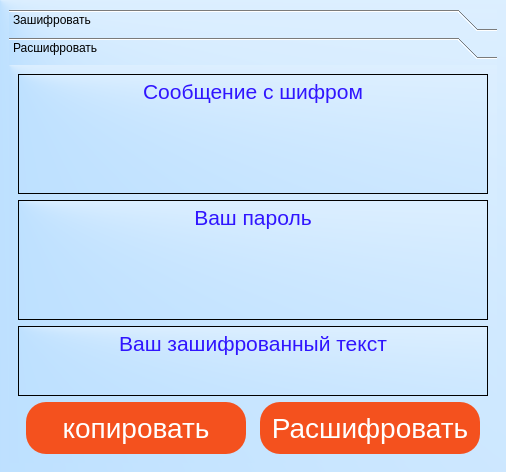
<?xml version="1.0" encoding="UTF-8"?>
<ui version="4.0">
 <class>MainWindow</class>
 <widget class="QMainWindow" name="MainWindow">
  <property name="geometry">
   <rect>
    <x>0</x>
    <y>0</y>
    <width>506</width>
    <height>472</height>
   </rect>
  </property>
  <property name="minimumSize">
   <size>
    <width>506</width>
    <height>472</height>
   </size>
  </property>
  <property name="windowTitle">
   <string>MainWindow</string>
  </property>
  <property name="styleSheet">
   <string notr="true">background-color:qconicalgradient(cx:0, cy:0, angle:103.8, stop:0.227273 rgba(161, 211, 255, 255), stop:1 rgba(255, 255, 255, 255))</string>
  </property>
  <widget class="QWidget" name="centralwidget">
   <layout class="QVBoxLayout" name="verticalLayout">
    <item>
     <layout class="QVBoxLayout" name="verticalLayout_2">
      <property name="sizeConstraint">
       <enum>QLayout::SetMaximumSize</enum>
      </property>
      <item>
       <widget class="QToolBox" name="toolBox">
        <property name="styleSheet">
         <string notr="true"/>
        </property>
        <property name="currentIndex">
         <number>1</number>
        </property>
        <widget class="QWidget" name="crypt">
         <property name="geometry">
          <rect>
           <x>0</x>
           <y>0</y>
           <width>486</width>
           <height>392</height>
          </rect>
         </property>
         <attribute name="label">
          <string>Зашифровать</string>
         </attribute>
         <layout class="QVBoxLayout" name="verticalLayout_4">
          <property name="sizeConstraint">
           <enum>QLayout::SetMaximumSize</enum>
          </property>
          <item>
           <layout class="QVBoxLayout" name="verticalLayout_6">
            <property name="sizeConstraint">
             <enum>QLayout::SetMaximumSize</enum>
            </property>
            <item>
             <widget class="QTextEdit" name="sms">
              <property name="sizePolicy">
               <sizepolicy hsizetype="Ignored" vsizetype="Expanding">
                <horstretch>0</horstretch>
                <verstretch>0</verstretch>
               </sizepolicy>
              </property>
              <property name="styleSheet">
               <string notr="true">.QTextEdit{
  font: 16pt &quot;Avernus URW&quot;;
  color: rgb(48, 21, 255);
  text-align: center;
}</string>
              </property>
              <property name="autoFormatting">
               <set>QTextEdit::AutoAll</set>
              </property>
              <property name="html">
               <string>&lt;!DOCTYPE HTML PUBLIC &quot;-//W3C//DTD HTML 4.0//EN&quot; &quot;http://www.w3.org/TR/REC-html40/strict.dtd&quot;&gt;
&lt;html&gt;&lt;head&gt;&lt;meta name=&quot;qrichtext&quot; content=&quot;1&quot; /&gt;&lt;meta charset=&quot;utf-8&quot; /&gt;&lt;style type=&quot;text/css&quot;&gt;
p, li { white-space: pre-wrap; }
&lt;/style&gt;&lt;/head&gt;&lt;body style=&quot; font-family:'Avernus URW'; font-size:16pt; font-weight:400; font-style:normal;&quot;&gt;
&lt;p align=&quot;center&quot; style=&quot; margin-top:0px; margin-bottom:0px; margin-left:0px; margin-right:0px; -qt-block-indent:0; text-indent:0px;&quot;&gt;Сообщение для отвода глаз&lt;/p&gt;&lt;/body&gt;&lt;/html&gt;</string>
              </property>
             </widget>
            </item>
            <item>
             <widget class="QTextEdit" name="password">
              <property name="sizePolicy">
               <sizepolicy hsizetype="Ignored" vsizetype="Expanding">
                <horstretch>0</horstretch>
                <verstretch>0</verstretch>
               </sizepolicy>
              </property>
              <property name="styleSheet">
               <string notr="true">.QTextEdit{
  font: 16pt &quot;Avernus URW&quot;;
  color: rgb(48, 21, 255);
  text-align: center;
}</string>
              </property>
              <property name="autoFormatting">
               <set>QTextEdit::AutoAll</set>
              </property>
              <property name="html">
               <string>&lt;!DOCTYPE HTML PUBLIC &quot;-//W3C//DTD HTML 4.0//EN&quot; &quot;http://www.w3.org/TR/REC-html40/strict.dtd&quot;&gt;
&lt;html&gt;&lt;head&gt;&lt;meta name=&quot;qrichtext&quot; content=&quot;1&quot; /&gt;&lt;meta charset=&quot;utf-8&quot; /&gt;&lt;style type=&quot;text/css&quot;&gt;
p, li { white-space: pre-wrap; }
&lt;/style&gt;&lt;/head&gt;&lt;body style=&quot; font-family:'Avernus URW'; font-size:16pt; font-weight:400; font-style:normal;&quot;&gt;
&lt;p align=&quot;center&quot; style=&quot; margin-top:0px; margin-bottom:0px; margin-left:0px; margin-right:0px; -qt-block-indent:0; text-indent:0px;&quot;&gt;Ваш пароль&lt;/p&gt;&lt;/body&gt;&lt;/html&gt;</string>
              </property>
             </widget>
            </item>
           </layout>
          </item>
          <item>
           <widget class="QTextEdit" name="secret">
            <property name="sizePolicy">
             <sizepolicy hsizetype="Ignored" vsizetype="Expanding">
              <horstretch>0</horstretch>
              <verstretch>0</verstretch>
             </sizepolicy>
            </property>
            <property name="styleSheet">
             <string notr="true">.QTextEdit{  
  font: 16pt &quot;Avernus URW&quot;;
  color: rgb(48, 21, 255);
  text-align: center;
}</string>
            </property>
            <property name="autoFormatting">
             <set>QTextEdit::AutoAll</set>
            </property>
            <property name="html">
             <string>&lt;!DOCTYPE HTML PUBLIC &quot;-//W3C//DTD HTML 4.0//EN&quot; &quot;http://www.w3.org/TR/REC-html40/strict.dtd&quot;&gt;
&lt;html&gt;&lt;head&gt;&lt;meta name=&quot;qrichtext&quot; content=&quot;1&quot; /&gt;&lt;meta charset=&quot;utf-8&quot; /&gt;&lt;style type=&quot;text/css&quot;&gt;
p, li { white-space: pre-wrap; }
&lt;/style&gt;&lt;/head&gt;&lt;body style=&quot; font-family:'Avernus URW'; font-size:16pt; font-weight:400; font-style:normal;&quot;&gt;
&lt;p align=&quot;center&quot; style=&quot; margin-top:0px; margin-bottom:0px; margin-left:0px; margin-right:0px; -qt-block-indent:0; text-indent:0px;&quot;&gt;Секретный текст&lt;/p&gt;&lt;/body&gt;&lt;/html&gt;</string>
            </property>
           </widget>
          </item>
          <item>
           <widget class="QTextBrowser" name="result">
            <property name="styleSheet">
             <string notr="true">.QTextBrowser{
  text-align: center;
  font: 16pt &quot;Avernus URW&quot;;
  color: rgb(48, 21, 255);
}</string>
            </property>
            <property name="html">
             <string>&lt;!DOCTYPE HTML PUBLIC &quot;-//W3C//DTD HTML 4.0//EN&quot; &quot;http://www.w3.org/TR/REC-html40/strict.dtd&quot;&gt;
&lt;html&gt;&lt;head&gt;&lt;meta name=&quot;qrichtext&quot; content=&quot;1&quot; /&gt;&lt;meta charset=&quot;utf-8&quot; /&gt;&lt;style type=&quot;text/css&quot;&gt;
p, li { white-space: pre-wrap; }
&lt;/style&gt;&lt;/head&gt;&lt;body style=&quot; font-family:'Avernus URW'; font-size:16pt; font-weight:400; font-style:normal;&quot;&gt;
&lt;p align=&quot;center&quot; style=&quot; margin-top:0px; margin-bottom:0px; margin-left:0px; margin-right:0px; -qt-block-indent:0; text-indent:0px;&quot;&gt;Ваш зашифрованный текст&lt;/p&gt;&lt;/body&gt;&lt;/html&gt;</string>
            </property>
           </widget>
          </item>
          <item>
           <layout class="QHBoxLayout" name="horizontalLayout">
            <item>
             <widget class="QPushButton" name="copy">
              <property name="sizePolicy">
               <sizepolicy hsizetype="Fixed" vsizetype="Fixed">
                <horstretch>0</horstretch>
                <verstretch>0</verstretch>
               </sizepolicy>
              </property>
              <property name="font">
               <font>
                <pointsize>-1</pointsize>
                <italic>false</italic>
                <bold>false</bold>
               </font>
              </property>
              <property name="focusPolicy">
               <enum>Qt::ClickFocus</enum>
              </property>
              <property name="styleSheet">
               <string notr="true">.QPushButton {
	font: 28pt &quot;Avernus URW&quot;;
  display: inline-block;
  border-radius: 4px;
  background-color: #f4511e;
  border: none;
  color: #FFFFFF;
  text-align: center;
  font-size: 28px;
  padding: 10px;
  width: 200px;
  transition: all 0.5s;
  cursor: pointer;
  border-radius: 20px;
}

.QPushButton:hover {
  background-color: red;
}</string>
              </property>
              <property name="text">
               <string>копировать</string>
              </property>
              <property name="autoRepeatDelay">
               <number>298</number>
              </property>
              <property name="autoDefault">
               <bool>true</bool>
              </property>
              <property name="default">
               <bool>false</bool>
              </property>
              <property name="flat">
               <bool>false</bool>
              </property>
             </widget>
            </item>
            <item>
             <widget class="QPushButton" name="create_sms">
              <property name="sizePolicy">
               <sizepolicy hsizetype="Fixed" vsizetype="Fixed">
                <horstretch>0</horstretch>
                <verstretch>0</verstretch>
               </sizepolicy>
              </property>
              <property name="font">
               <font>
                <pointsize>-1</pointsize>
                <italic>false</italic>
                <bold>false</bold>
               </font>
              </property>
              <property name="focusPolicy">
               <enum>Qt::ClickFocus</enum>
              </property>
              <property name="styleSheet">
               <string notr="true">.QPushButton {
	font: 28pt &quot;Avernus URW&quot;;
  display: inline-block;
  background-color: #f4511e;
  border: none;
  color: #FFFFFF;
  text-align: center;
  font-size: 28px;
  padding: 10px;
  width: 200px;
  transition: all 0.5s;
  cursor: pointer;
  border-radius: 20px;
}

QPushButton:hover {
  background-color: red;
}</string>
              </property>
              <property name="text">
               <string>зашифровать </string>
              </property>
              <property name="autoRepeatDelay">
               <number>298</number>
              </property>
              <property name="autoDefault">
               <bool>true</bool>
              </property>
              <property name="default">
               <bool>false</bool>
              </property>
              <property name="flat">
               <bool>false</bool>
              </property>
             </widget>
            </item>
           </layout>
          </item>
         </layout>
        </widget>
        <widget class="QWidget" name="decrypt">
         <property name="geometry">
          <rect>
           <x>0</x>
           <y>0</y>
           <width>486</width>
           <height>392</height>
          </rect>
         </property>
         <property name="styleSheet">
          <string notr="true">background-color:rgba(255, 255, 255, 255))</string>
         </property>
         <attribute name="label">
          <string>Расшифровать</string>
         </attribute>
         <layout class="QVBoxLayout" name="verticalLayout_3">
          <property name="sizeConstraint">
           <enum>QLayout::SetMaximumSize</enum>
          </property>
          <item>
           <layout class="QVBoxLayout" name="verticalLayout_5">
            <property name="sizeConstraint">
             <enum>QLayout::SetMaximumSize</enum>
            </property>
            <item>
             <widget class="QTextEdit" name="sms_2">
              <property name="sizePolicy">
               <sizepolicy hsizetype="Ignored" vsizetype="Expanding">
                <horstretch>0</horstretch>
                <verstretch>0</verstretch>
               </sizepolicy>
              </property>
              <property name="styleSheet">
               <string notr="true">.QTextEdit{
  font: 16pt &quot;Avernus URW&quot;;
  color: rgb(48, 21, 255);
  text-align: center;
}</string>
              </property>
              <property name="autoFormatting">
               <set>QTextEdit::AutoAll</set>
              </property>
              <property name="html">
               <string>&lt;!DOCTYPE HTML PUBLIC &quot;-//W3C//DTD HTML 4.0//EN&quot; &quot;http://www.w3.org/TR/REC-html40/strict.dtd&quot;&gt;
&lt;html&gt;&lt;head&gt;&lt;meta name=&quot;qrichtext&quot; content=&quot;1&quot; /&gt;&lt;meta charset=&quot;utf-8&quot; /&gt;&lt;style type=&quot;text/css&quot;&gt;
p, li { white-space: pre-wrap; }
&lt;/style&gt;&lt;/head&gt;&lt;body style=&quot; font-family:'Avernus URW'; font-size:16pt; font-weight:400; font-style:normal;&quot;&gt;
&lt;p align=&quot;center&quot; style=&quot; margin-top:0px; margin-bottom:0px; margin-left:0px; margin-right:0px; -qt-block-indent:0; text-indent:0px;&quot;&gt;Сообщение с шифром&lt;/p&gt;&lt;/body&gt;&lt;/html&gt;</string>
              </property>
             </widget>
            </item>
            <item>
             <widget class="QTextEdit" name="password_2">
              <property name="sizePolicy">
               <sizepolicy hsizetype="Ignored" vsizetype="Expanding">
                <horstretch>0</horstretch>
                <verstretch>0</verstretch>
               </sizepolicy>
              </property>
              <property name="styleSheet">
               <string notr="true">.QTextEdit{
  font: 16pt &quot;Avernus URW&quot;;
  color: rgb(48, 21, 255);
  text-align: center;
}</string>
              </property>
              <property name="autoFormatting">
               <set>QTextEdit::AutoAll</set>
              </property>
              <property name="html">
               <string>&lt;!DOCTYPE HTML PUBLIC &quot;-//W3C//DTD HTML 4.0//EN&quot; &quot;http://www.w3.org/TR/REC-html40/strict.dtd&quot;&gt;
&lt;html&gt;&lt;head&gt;&lt;meta name=&quot;qrichtext&quot; content=&quot;1&quot; /&gt;&lt;meta charset=&quot;utf-8&quot; /&gt;&lt;style type=&quot;text/css&quot;&gt;
p, li { white-space: pre-wrap; }
&lt;/style&gt;&lt;/head&gt;&lt;body style=&quot; font-family:'Avernus URW'; font-size:16pt; font-weight:400; font-style:normal;&quot;&gt;
&lt;p align=&quot;center&quot; style=&quot; margin-top:0px; margin-bottom:0px; margin-left:0px; margin-right:0px; -qt-block-indent:0; text-indent:0px;&quot;&gt;Ваш пароль&lt;/p&gt;&lt;/body&gt;&lt;/html&gt;</string>
              </property>
             </widget>
            </item>
           </layout>
          </item>
          <item>
           <widget class="QTextBrowser" name="result_2">
            <property name="styleSheet">
             <string notr="true">.QTextBrowser{
  text-align: center;
  font: 16pt &quot;Avernus URW&quot;;
  color: rgb(48, 21, 255);
}</string>
            </property>
            <property name="html">
             <string>&lt;!DOCTYPE HTML PUBLIC &quot;-//W3C//DTD HTML 4.0//EN&quot; &quot;http://www.w3.org/TR/REC-html40/strict.dtd&quot;&gt;
&lt;html&gt;&lt;head&gt;&lt;meta name=&quot;qrichtext&quot; content=&quot;1&quot; /&gt;&lt;meta charset=&quot;utf-8&quot; /&gt;&lt;style type=&quot;text/css&quot;&gt;
p, li { white-space: pre-wrap; }
&lt;/style&gt;&lt;/head&gt;&lt;body style=&quot; font-family:'Avernus URW'; font-size:16pt; font-weight:400; font-style:normal;&quot;&gt;
&lt;p align=&quot;center&quot; style=&quot; margin-top:0px; margin-bottom:0px; margin-left:0px; margin-right:0px; -qt-block-indent:0; text-indent:0px;&quot;&gt;Ваш зашифрованный текст&lt;/p&gt;&lt;/body&gt;&lt;/html&gt;</string>
            </property>
           </widget>
          </item>
          <item>
           <layout class="QHBoxLayout" name="horizontalLayout_2">
            <item>
             <widget class="QPushButton" name="copy_2">
              <property name="sizePolicy">
               <sizepolicy hsizetype="Fixed" vsizetype="Fixed">
                <horstretch>0</horstretch>
                <verstretch>0</verstretch>
               </sizepolicy>
              </property>
              <property name="font">
               <font>
                <pointsize>-1</pointsize>
                <italic>false</italic>
                <bold>false</bold>
               </font>
              </property>
              <property name="focusPolicy">
               <enum>Qt::ClickFocus</enum>
              </property>
              <property name="styleSheet">
               <string notr="true">.QPushButton {
	font: 28pt &quot;Avernus URW&quot;;
  display: inline-block;
  border-radius: 4px;
  background-color: #f4511e;
  border: none;
  color: #FFFFFF;
  text-align: center;
  font-size: 28px;
  padding: 10px;
  width: 200px;
  transition: all 0.5s;
  cursor: pointer;
  border-radius: 20px;
}

.QPushButton:hover {
  background-color: red;
}</string>
              </property>
              <property name="text">
               <string>копировать</string>
              </property>
              <property name="autoRepeatDelay">
               <number>298</number>
              </property>
              <property name="autoDefault">
               <bool>true</bool>
              </property>
              <property name="default">
               <bool>false</bool>
              </property>
              <property name="flat">
               <bool>false</bool>
              </property>
             </widget>
            </item>
            <item>
             <widget class="QPushButton" name="create_sms_2">
              <property name="sizePolicy">
               <sizepolicy hsizetype="Fixed" vsizetype="Fixed">
                <horstretch>0</horstretch>
                <verstretch>0</verstretch>
               </sizepolicy>
              </property>
              <property name="font">
               <font>
                <pointsize>-1</pointsize>
                <italic>false</italic>
                <bold>false</bold>
               </font>
              </property>
              <property name="focusPolicy">
               <enum>Qt::ClickFocus</enum>
              </property>
              <property name="styleSheet">
               <string notr="true">.QPushButton {
	font: 28pt &quot;Avernus URW&quot;;
  display: inline-block;
  border-radius: 4px;
  background-color: #f4511e;
  border: none;
  color: #FFFFFF;
  text-align: center;
  font-size: 28px;
  padding: 10px;
  width: 200px;
  transition: all 0.5s;
  cursor: pointer;
  border-radius: 20px;
}

.QPushButton:hover {
  background-color: red;
}</string>
              </property>
              <property name="text">
               <string>Расшифровать</string>
              </property>
              <property name="autoRepeatDelay">
               <number>298</number>
              </property>
              <property name="autoDefault">
               <bool>true</bool>
              </property>
              <property name="default">
               <bool>false</bool>
              </property>
              <property name="flat">
               <bool>false</bool>
              </property>
             </widget>
            </item>
           </layout>
          </item>
         </layout>
        </widget>
       </widget>
      </item>
     </layout>
    </item>
   </layout>
  </widget>
 </widget>
 <resources/>
 <connections/>
</ui>
